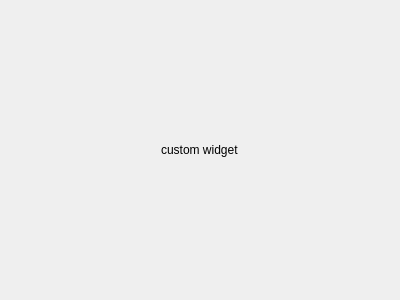
<?xml version="1.0" encoding="UTF-8"?>
<ui version="4.0">
 <class>Form</class>
 <widget class="QWidget" name="Form">
  <property name="geometry">
   <rect>
    <x>0</x>
    <y>0</y>
    <width>400</width>
    <height>300</height>
   </rect>
  </property>
  <property name="windowTitle">
   <string>Form</string>
  </property>
  <layout class="QHBoxLayout" name="horizontalLayout">
   <item alignment="Qt::AlignHCenter">
    <widget class="QLabel" name="label">
     <property name="text">
      <string>custom widget</string>
     </property>
    </widget>
   </item>
  </layout>
 </widget>
 <resources/>
 <connections/>
</ui>
